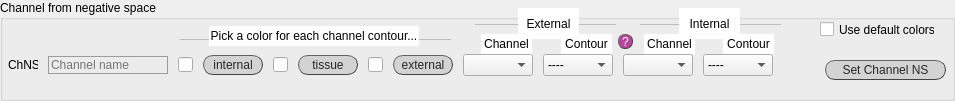
     <widget class="QGroupBox" name="set_chNS">
      <property name="enabled">
       <bool>true</bool>
      </property>
      <property name="geometry">
       <rect>
        <x>10</x>
        <y>205</y>
        <width>955</width>
        <height>101</height>
       </rect>
      </property>
      <property name="styleSheet">
       <string notr="true">QGroupBox#set_chNS{font: 25 italic 10pt &quot;Calibri Light&quot;;}

</string>
      </property>
      <property name="title">
       <string>Channel from negative space</string>
      </property>
      <widget class="Line" name="line_7">
       <property name="geometry">
        <rect>
         <x>180</x>
         <y>29</y>
         <width>271</width>
         <height>20</height>
        </rect>
       </property>
       <property name="styleSheet">
        <string notr="true">color:rgb(188, 188, 188)</string>
       </property>
       <property name="frameShadow">
        <enum>QFrame::Plain</enum>
       </property>
       <property name="midLineWidth">
        <number>2</number>
       </property>
       <property name="orientation">
        <enum>Qt::Horizontal</enum>
       </property>
      </widget>
      <widget class="QWidget" name="horizontalLayoutWidget_2">
       <property name="geometry">
        <rect>
         <x>8</x>
         <y>54</y>
         <width>791</width>
         <height>31</height>
        </rect>
       </property>
       <layout class="QHBoxLayout" name="horizontalLayout_4">
        <property name="spacing">
         <number>10</number>
        </property>
        <property name="sizeConstraint">
         <enum>QLayout::SetFixedSize</enum>
        </property>
        <item>
         <widget class="QLabel" name="label_31">
          <property name="enabled">
           <bool>true</bool>
          </property>
          <property name="sizePolicy">
           <sizepolicy hsizetype="Fixed" vsizetype="Fixed">
            <horstretch>0</horstretch>
            <verstretch>0</verstretch>
           </sizepolicy>
          </property>
          <property name="minimumSize">
           <size>
            <width>30</width>
            <height>18</height>
           </size>
          </property>
          <property name="maximumSize">
           <size>
            <width>30</width>
            <height>18</height>
           </size>
          </property>
          <property name="styleSheet">
           <string notr="true">font: 25 10pt &quot;Calibri Light&quot;;</string>
          </property>
          <property name="text">
           <string>ChNS</string>
          </property>
         </widget>
        </item>
        <item>
         <widget class="QLineEdit" name="lineEdit_16">
          <property name="enabled">
           <bool>true</bool>
          </property>
          <property name="sizePolicy">
           <sizepolicy hsizetype="Fixed" vsizetype="Fixed">
            <horstretch>0</horstretch>
            <verstretch>0</verstretch>
           </sizepolicy>
          </property>
          <property name="minimumSize">
           <size>
            <width>120</width>
            <height>18</height>
           </size>
          </property>
          <property name="maximumSize">
           <size>
            <width>120</width>
            <height>16777215</height>
           </size>
          </property>
          <property name="styleSheet">
           <string notr="true">QLineEdit {background-color: rgba(0,0,0,0);
border: 1px solid rgb(156, 156, 156);
font: 25 10pt &quot;Calibri Light&quot;;
font-family: &quot;Calibri Light&quot;;
}
QLineEdit:focus { border: 1px solid #eb6fbd;}
					</string>
          </property>
          <property name="text">
           <string/>
          </property>
          <property name="placeholderText">
           <string>Channel name</string>
          </property>
         </widget>
        </item>
        <item>
         <widget class="QLineEdit" name="fillcolor_chNS_int">
          <property name="enabled">
           <bool>true</bool>
          </property>
          <property name="sizePolicy">
           <sizepolicy hsizetype="Fixed" vsizetype="Fixed">
            <horstretch>0</horstretch>
            <verstretch>0</verstretch>
           </sizepolicy>
          </property>
          <property name="minimumSize">
           <size>
            <width>15</width>
            <height>15</height>
           </size>
          </property>
          <property name="maximumSize">
           <size>
            <width>15</width>
            <height>15</height>
           </size>
          </property>
          <property name="styleSheet">
           <string notr="true">border-color: rgb(0, 0, 0);</string>
          </property>
         </widget>
        </item>
        <item>
         <widget class="QPushButton" name="fillcolor_chNS_int_btn">
          <property name="enabled">
           <bool>true</bool>
          </property>
          <property name="sizePolicy">
           <sizepolicy hsizetype="Fixed" vsizetype="Fixed">
            <horstretch>0</horstretch>
            <verstretch>0</verstretch>
           </sizepolicy>
          </property>
          <property name="minimumSize">
           <size>
            <width>60</width>
            <height>20</height>
           </size>
          </property>
          <property name="maximumSize">
           <size>
            <width>60</width>
            <height>20</height>
           </size>
          </property>
          <property name="styleSheet">
           <string notr="true">QPushButton{border-radius:10px;
border-width: 1px;
border-style: outset;
border-color: rgb(66, 66, 66);
background-color: rgb(211, 211, 211);
color: rgb(39, 39, 39);
font: 10pt &quot;Calibri Light&quot;;}

QPushButton:hover{
background-color: #eb6fbd;
border-color: #672146
}

QPushButton:disabled{
background-color: rgb(212, 212, 212);
border-color: rgb(66, 66, 66);
color: rgb(150, 150, 150);
}</string>
          </property>
          <property name="text">
           <string>internal</string>
          </property>
         </widget>
        </item>
        <item>
         <widget class="QLineEdit" name="fillcolor_chNS_tiss">
          <property name="enabled">
           <bool>true</bool>
          </property>
          <property name="sizePolicy">
           <sizepolicy hsizetype="Fixed" vsizetype="Fixed">
            <horstretch>0</horstretch>
            <verstretch>0</verstretch>
           </sizepolicy>
          </property>
          <property name="minimumSize">
           <size>
            <width>15</width>
            <height>15</height>
           </size>
          </property>
          <property name="maximumSize">
           <size>
            <width>15</width>
            <height>15</height>
           </size>
          </property>
          <property name="styleSheet">
           <string notr="true">border-color: rgb(0, 0, 0);</string>
          </property>
         </widget>
        </item>
        <item>
         <widget class="QPushButton" name="fillcolor_chNS_tiss_btn">
          <property name="enabled">
           <bool>true</bool>
          </property>
          <property name="sizePolicy">
           <sizepolicy hsizetype="Fixed" vsizetype="Fixed">
            <horstretch>0</horstretch>
            <verstretch>0</verstretch>
           </sizepolicy>
          </property>
          <property name="minimumSize">
           <size>
            <width>60</width>
            <height>20</height>
           </size>
          </property>
          <property name="maximumSize">
           <size>
            <width>60</width>
            <height>20</height>
           </size>
          </property>
          <property name="styleSheet">
           <string notr="true">QPushButton{border-radius:10px;
border-width: 1px;
border-style: outset;
border-color: rgb(66, 66, 66);
background-color: rgb(211, 211, 211);
color: rgb(39, 39, 39);
font: 10pt &quot;Calibri Light&quot;;}

QPushButton:hover{
background-color: #eb6fbd;
border-color: #672146
}

QPushButton:disabled{
background-color: rgb(212, 212, 212);
border-color: rgb(66, 66, 66);
color: rgb(150, 150, 150);
}</string>
          </property>
          <property name="text">
           <string>tissue</string>
          </property>
         </widget>
        </item>
        <item>
         <widget class="QLineEdit" name="fillcolor_chNS_ext">
          <property name="enabled">
           <bool>true</bool>
          </property>
          <property name="sizePolicy">
           <sizepolicy hsizetype="Fixed" vsizetype="Fixed">
            <horstretch>0</horstretch>
            <verstretch>0</verstretch>
           </sizepolicy>
          </property>
          <property name="minimumSize">
           <size>
            <width>15</width>
            <height>15</height>
           </size>
          </property>
          <property name="maximumSize">
           <size>
            <width>15</width>
            <height>15</height>
           </size>
          </property>
          <property name="styleSheet">
           <string notr="true">border-color: rgb(0, 0, 0);</string>
          </property>
         </widget>
        </item>
        <item>
         <widget class="QPushButton" name="fillcolor_chNS_ext_btn">
          <property name="enabled">
           <bool>true</bool>
          </property>
          <property name="sizePolicy">
           <sizepolicy hsizetype="Fixed" vsizetype="Fixed">
            <horstretch>0</horstretch>
            <verstretch>0</verstretch>
           </sizepolicy>
          </property>
          <property name="minimumSize">
           <size>
            <width>60</width>
            <height>20</height>
           </size>
          </property>
          <property name="maximumSize">
           <size>
            <width>60</width>
            <height>20</height>
           </size>
          </property>
          <property name="styleSheet">
           <string notr="true">QPushButton{border-radius:10px;
border-width: 1px;
border-style: outset;
border-color: rgb(66, 66, 66);
background-color: rgb(211, 211, 211);
color: rgb(39, 39, 39);
font: 10pt &quot;Calibri Light&quot;;}

QPushButton:hover{
background-color: #eb6fbd;
border-color: #672146
}

QPushButton:disabled{
background-color: rgb(212, 212, 212);
border-color: rgb(66, 66, 66);
color: rgb(150, 150, 150);
}</string>
          </property>
          <property name="text">
           <string>external</string>
          </property>
         </widget>
        </item>
        <item>
         <widget class="QComboBox" name="ext_chNS">
          <property name="enabled">
           <bool>true</bool>
          </property>
          <property name="sizePolicy">
           <sizepolicy hsizetype="Fixed" vsizetype="Fixed">
            <horstretch>0</horstretch>
            <verstretch>0</verstretch>
           </sizepolicy>
          </property>
          <property name="minimumSize">
           <size>
            <width>70</width>
            <height>0</height>
           </size>
          </property>
          <property name="maximumSize">
           <size>
            <width>70</width>
            <height>16777215</height>
           </size>
          </property>
          <property name="styleSheet">
           <string notr="true">font: 25 10pt &quot;Calibri Light&quot;;</string>
          </property>
         </widget>
        </item>
        <item>
         <widget class="QComboBox" name="ext_contNS">
          <property name="enabled">
           <bool>true</bool>
          </property>
          <property name="sizePolicy">
           <sizepolicy hsizetype="Fixed" vsizetype="Fixed">
            <horstretch>0</horstretch>
            <verstretch>0</verstretch>
           </sizepolicy>
          </property>
          <property name="minimumSize">
           <size>
            <width>70</width>
            <height>0</height>
           </size>
          </property>
          <property name="maximumSize">
           <size>
            <width>70</width>
            <height>16777215</height>
           </size>
          </property>
          <property name="styleSheet">
           <string notr="true">font: 25 10pt &quot;Calibri Light&quot;;</string>
          </property>
          <item>
           <property name="text">
            <string>----</string>
           </property>
          </item>
          <item>
           <property name="text">
            <string>internal</string>
           </property>
          </item>
          <item>
           <property name="text">
            <string>external</string>
           </property>
          </item>
         </widget>
        </item>
        <item>
         <widget class="QComboBox" name="int_chNS">
          <property name="enabled">
           <bool>true</bool>
          </property>
          <property name="sizePolicy">
           <sizepolicy hsizetype="Fixed" vsizetype="Fixed">
            <horstretch>0</horstretch>
            <verstretch>0</verstretch>
           </sizepolicy>
          </property>
          <property name="minimumSize">
           <size>
            <width>70</width>
            <height>0</height>
           </size>
          </property>
          <property name="maximumSize">
           <size>
            <width>70</width>
            <height>16777215</height>
           </size>
          </property>
          <property name="styleSheet">
           <string notr="true">font: 25 10pt &quot;Calibri Light&quot;;</string>
          </property>
         </widget>
        </item>
        <item>
         <widget class="QComboBox" name="int_contNS">
          <property name="enabled">
           <bool>true</bool>
          </property>
          <property name="sizePolicy">
           <sizepolicy hsizetype="Fixed" vsizetype="Fixed">
            <horstretch>0</horstretch>
            <verstretch>0</verstretch>
           </sizepolicy>
          </property>
          <property name="minimumSize">
           <size>
            <width>70</width>
            <height>0</height>
           </size>
          </property>
          <property name="maximumSize">
           <size>
            <width>70</width>
            <height>16777215</height>
           </size>
          </property>
          <property name="styleSheet">
           <string notr="true">font: 25 10pt &quot;Calibri Light&quot;;</string>
          </property>
          <item>
           <property name="text">
            <string>----</string>
           </property>
          </item>
          <item>
           <property name="text">
            <string>internal</string>
           </property>
          </item>
          <item>
           <property name="text">
            <string>external</string>
           </property>
          </item>
         </widget>
        </item>
       </layout>
      </widget>
      <widget class="QLabel" name="lab_no_ch_4">
       <property name="geometry">
        <rect>
         <x>209</x>
         <y>26</y>
         <width>210</width>
         <height>20</height>
        </rect>
       </property>
       <property name="styleSheet">
        <string notr="true">font: 25 10pt &quot;Calibri Light&quot;;
background-color: rgb(255, 255, 255);</string>
       </property>
       <property name="text">
        <string>Pick a color for each channel contour...</string>
       </property>
       <property name="alignment">
        <set>Qt::AlignCenter</set>
       </property>
      </widget>
      <widget class="QLabel" name="lab_no_ch_5">
       <property name="geometry">
        <rect>
         <x>518</x>
         <y>8</y>
         <width>61</width>
         <height>31</height>
        </rect>
       </property>
       <property name="styleSheet">
        <string notr="true">font: 25 10pt &quot;Calibri Light&quot;;
background-color: rgb(255, 255, 255);</string>
       </property>
       <property name="text">
        <string>External</string>
       </property>
       <property name="alignment">
        <set>Qt::AlignCenter</set>
       </property>
      </widget>
      <widget class="QLabel" name="lab_no_ch_6">
       <property name="geometry">
        <rect>
         <x>644</x>
         <y>34</y>
         <width>51</width>
         <height>20</height>
        </rect>
       </property>
       <property name="styleSheet">
        <string notr="true">font: 25 10pt &quot;Calibri Light&quot;;
background-color: rgb(255, 255, 255);</string>
       </property>
       <property name="text">
        <string>Channel</string>
       </property>
       <property name="alignment">
        <set>Qt::AlignCenter</set>
       </property>
      </widget>
      <widget class="QPushButton" name="q_segm_2">
       <property name="geometry">
        <rect>
         <x>618</x>
         <y>34</y>
         <width>15</width>
         <height>15</height>
        </rect>
       </property>
       <property name="styleSheet">
        <string notr="true">QPushButton{border-radius:7px;
border-width: 1px;
border-style: outset;
border-color: rgb(66, 66, 66);
background-color: rgba(162, 0, 122,180);
color: rgb(255, 255, 255);
font: 9pt &quot;Calibri Light&quot;;}

QPushButton:hover{
background-color: rgb(0, 0, 0);
border-color: #672146
}</string>
       </property>
       <property name="text">
        <string>?</string>
       </property>
      </widget>
      <widget class="QLabel" name="lab_no_ch_17">
       <property name="geometry">
        <rect>
         <x>723</x>
         <y>34</y>
         <width>51</width>
         <height>20</height>
        </rect>
       </property>
       <property name="styleSheet">
        <string notr="true">font: 25 10pt &quot;Calibri Light&quot;;
background-color: rgb(255, 255, 255);</string>
       </property>
       <property name="text">
        <string>Contour</string>
       </property>
       <property name="alignment">
        <set>Qt::AlignCenter</set>
       </property>
      </widget>
      <widget class="QLabel" name="lab_no_ch_18">
       <property name="geometry">
        <rect>
         <x>561</x>
         <y>34</y>
         <width>51</width>
         <height>20</height>
        </rect>
       </property>
       <property name="styleSheet">
        <string notr="true">font: 25 10pt &quot;Calibri Light&quot;;
background-color: rgb(255, 255, 255);</string>
       </property>
       <property name="text">
        <string>Contour</string>
       </property>
       <property name="alignment">
        <set>Qt::AlignCenter</set>
       </property>
      </widget>
      <widget class="QLabel" name="lab_no_ch_19">
       <property name="geometry">
        <rect>
         <x>481</x>
         <y>34</y>
         <width>51</width>
         <height>20</height>
        </rect>
       </property>
       <property name="styleSheet">
        <string notr="true">font: 25 10pt &quot;Calibri Light&quot;;
background-color: rgb(255, 255, 255);</string>
       </property>
       <property name="text">
        <string>Channel</string>
       </property>
       <property name="alignment">
        <set>Qt::AlignCenter</set>
       </property>
      </widget>
      <widget class="Line" name="line_8">
       <property name="geometry">
        <rect>
         <x>475</x>
         <y>14</y>
         <width>141</width>
         <height>20</height>
        </rect>
       </property>
       <property name="styleSheet">
        <string notr="true">color:rgb(188, 188, 188)</string>
       </property>
       <property name="frameShadow">
        <enum>QFrame::Plain</enum>
       </property>
       <property name="midLineWidth">
        <number>2</number>
       </property>
       <property name="orientation">
        <enum>Qt::Horizontal</enum>
       </property>
      </widget>
      <widget class="Line" name="line_9">
       <property name="geometry">
        <rect>
         <x>640</x>
         <y>14</y>
         <width>141</width>
         <height>20</height>
        </rect>
       </property>
       <property name="styleSheet">
        <string notr="true">color:rgb(188, 188, 188)</string>
       </property>
       <property name="frameShadow">
        <enum>QFrame::Plain</enum>
       </property>
       <property name="midLineWidth">
        <number>2</number>
       </property>
       <property name="orientation">
        <enum>Qt::Horizontal</enum>
       </property>
      </widget>
      <widget class="QLabel" name="lab_no_ch_20">
       <property name="geometry">
        <rect>
         <x>679</x>
         <y>8</y>
         <width>61</width>
         <height>31</height>
        </rect>
       </property>
       <property name="styleSheet">
        <string notr="true">font: 25 10pt &quot;Calibri Light&quot;;
background-color: rgb(255, 255, 255);</string>
       </property>
       <property name="text">
        <string>Internal</string>
       </property>
       <property name="alignment">
        <set>Qt::AlignCenter</set>
       </property>
      </widget>
      <widget class="QCheckBox" name="ck_def_colorsNS">
       <property name="geometry">
        <rect>
         <x>820</x>
         <y>20</y>
         <width>115</width>
         <height>19</height>
        </rect>
       </property>
       <property name="sizePolicy">
        <sizepolicy hsizetype="Fixed" vsizetype="Fixed">
         <horstretch>0</horstretch>
         <verstretch>0</verstretch>
        </sizepolicy>
       </property>
       <property name="minimumSize">
        <size>
         <width>95</width>
         <height>18</height>
        </size>
       </property>
       <property name="layoutDirection">
        <enum>Qt::LeftToRight</enum>
       </property>
       <property name="styleSheet">
        <string notr="true">font: 25 10pt &quot;Calibri Light&quot;;</string>
       </property>
       <property name="text">
        <string>Use default colors</string>
       </property>
      </widget>
      <widget class="QPushButton" name="button_validate_initial_set_2">
       <property name="geometry">
        <rect>
         <x>825</x>
         <y>60</y>
         <width>121</width>
         <height>20</height>
        </rect>
       </property>
       <property name="autoFillBackground">
        <bool>false</bool>
       </property>
       <property name="styleSheet">
        <string notr="true">QPushButton{border-radius:10px;
border-width: 1px;
border-style: outset;
border-color: rgb(66, 66, 66);
background-color: rgb(211, 211, 211);
color: rgb(39, 39, 39);
font: 10pt &quot;Calibri Light&quot;;}

QPushButton:hover{
background-color: #eb6fbd;
border-color: #672146
}</string>
       </property>
       <property name="text">
        <string>Set Channel NS</string>
       </property>
       <property name="checkable">
        <bool>true</bool>
       </property>
      </widget>
      <zorder>line_8</zorder>
      <zorder>line_7</zorder>
      <zorder>horizontalLayoutWidget_2</zorder>
      <zorder>lab_no_ch_4</zorder>
      <zorder>lab_no_ch_5</zorder>
      <zorder>lab_no_ch_6</zorder>
      <zorder>q_segm_2</zorder>
      <zorder>lab_no_ch_17</zorder>
      <zorder>lab_no_ch_18</zorder>
      <zorder>lab_no_ch_19</zorder>
      <zorder>line_9</zorder>
      <zorder>lab_no_ch_20</zorder>
      <zorder>ck_def_colorsNS</zorder>
      <zorder>button_validate_initial_set_2</zorder>
     </widget>
